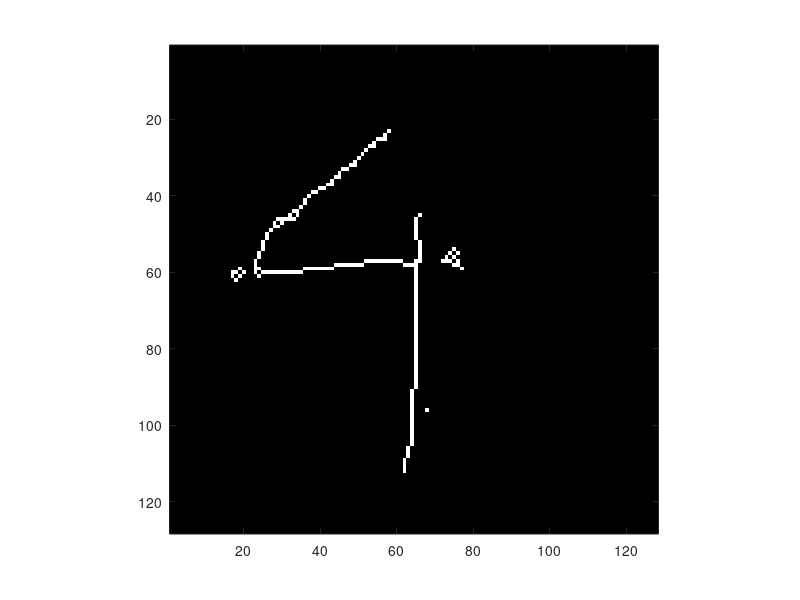
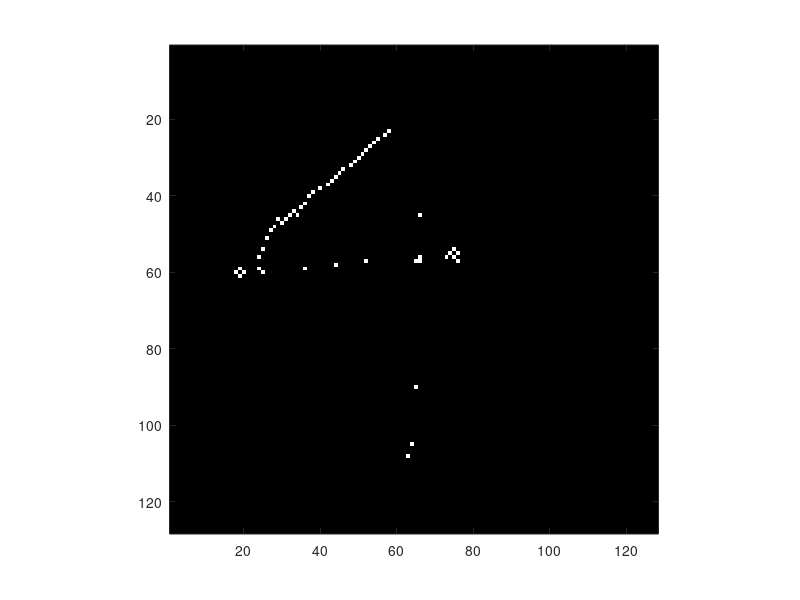

These charts were generated, in order, by the following MATLAB code:
load nuf4b.mat
binvect = [0:1:255];
histo = hist(nuf4b(:), binvect);
% figure(2); colormap(gray(256))
% subplot(2,1,1), imagesc(nuf4b, [0 255]);
% axis image; title('light image'); colorbar
% subplot(2,1,2), plot(binvect, histo, '.-b');
% axis tight; title('histogram')

[rows,cols] = size(nuf4b);
new = nuf4b;
for x = 1:rows
    for y = 1:cols
        if nuf4b(x,y) < 130
            new(x,y) = 1;
        else
            new(x,y) = 0;
        end
    end
end
new = bwmorph(new,'skel',Inf);
new = bwmorph(new,'shrink',5);

figure(3); colormap(gray(256))
imagesc(new); axis image;

m = [0 0 0; 0 1 0; 1 0 0];
n = [0 0 0; 0 0 0; 0 0 0];

new = imerode(new, m).*imerode(new', n);

figure(4); colormap(gray(256))
imagesc(new); axis image;